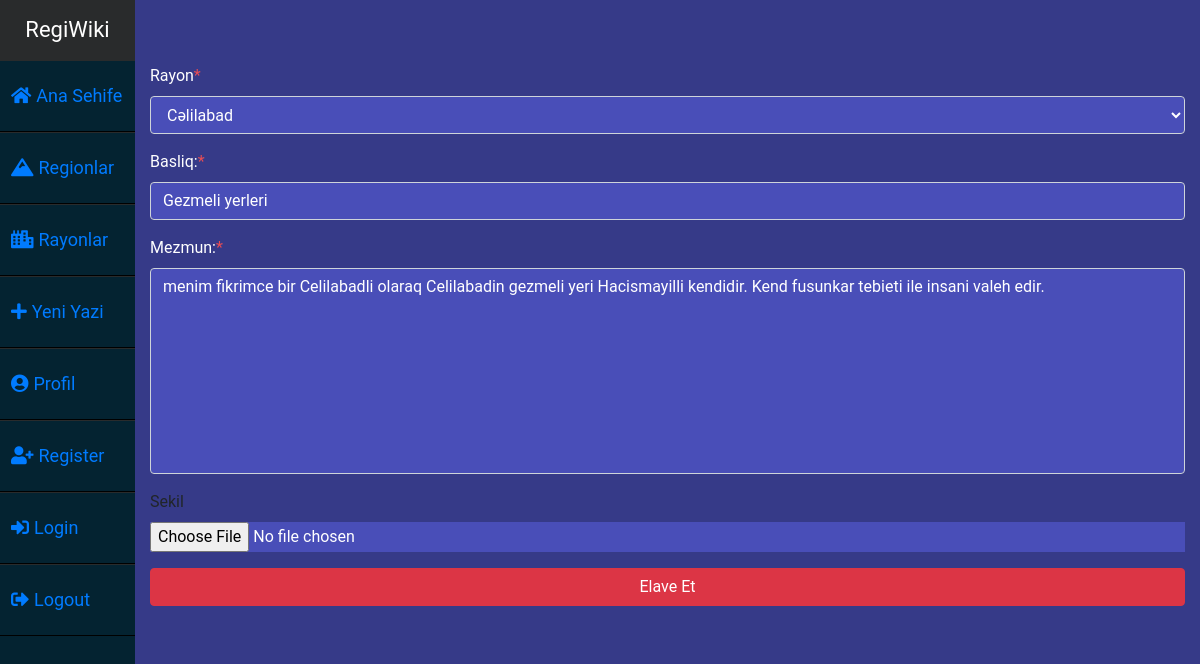
The page /update-task/1 (signed in) on the database its author committed.
### areas/models.py (models this page shows, shortened)
class CommentModel(models.Model):
    rayon = models.ForeignKey("Rayonmodel",related_name="comments",on_delete=CASCADE)
    basliq = models.CharField(max_length=120,verbose_name="Basliq:")
    mezmun = models.TextField(verbose_name="Mezmun:")
    created_date = models.DateTimeField(auto_now_add=True)
    sekil = models.ImageField(upload_to="koment_sekilleri",null=True,blank=True)
    yazan = models.ForeignKey('user.CustomUserModel',related_name="comments",on_delete=CASCADE,null=True,blank=True)

### areas/views.py (the view)
# urls.py: path("update-task/<id>",views.updatecomment,name="update_comment"),
@login_required(login_url="user:need_account")
@login_required(login_url="user:need_account")
def updatecomment(request,id):
    comment = CommentModel.objects.get(id=id)
    form = forms.CommentForm(instance=comment)
    if request.method == "POST":
        form = forms.CommentForm(request.POST,instance=comment)
        if form.is_valid():
            form.save()
            return redirect("/user/profile/")
    context = {
        "form":form
    }
    return render(request,"update_task.html",context)

### areas/forms.py
class CommentForm(forms.ModelForm):
    class Meta:
        widgets = {
            "basliq" : forms.TextInput(attrs={'class':'fields'}),
            "rayon" : forms.Select(attrs={'class':'fields'}),
            "mezmun" :forms.Textarea(attrs={'class':'fields',
            'cols':81,
            'rows':8,
            'style':'resize:none;'}),
            "sekil" : forms.ClearableFileInput(attrs={'class':'fields'})
        }
        model = models.CommentModel
        exclude = ["created_date","yazan"]

### areas/models.py (called while the page is built)
    def __str__(self):
        return self.ad

### templates/update_task.html (shortened to what this page needs)
{% extends 'layout.html' %}
{% load static %}
{% load crispy_forms_tags %}
{% block body %}
    <link rel="stylesheet" href="{% static 'update.css' %}">
    <form method="post" action="" enctype="multipart/form-data">
        <div class="container">
            {{form|crispy}}
            <input type="submit" value="Elave Et" class="btn btn-danger btn-block">
        </div>
{% endblock body %}

### static/style.css (style rules this page uses)
* { margin: 0; padding: 0; list-style: none; text-decoration: none; }

### static/update.css (style rules this page uses)
.fields { background-color: #494eb8 ; color: white; }
.requiredField { color: white; }
.asteriskField { color: #E84D54; }
.container { padding-top: 40px; }

### rows shown on the page
CommentModel: rayon "Cəlilabad", basliq "Gezmeli yerleri", mezmun "menim fikrimce bir Celilabadli olaraq Celilabadin gezmeli yeri Hacismayilli kendidir. Kend fusunkar tebieti ile insani valeh edir."
